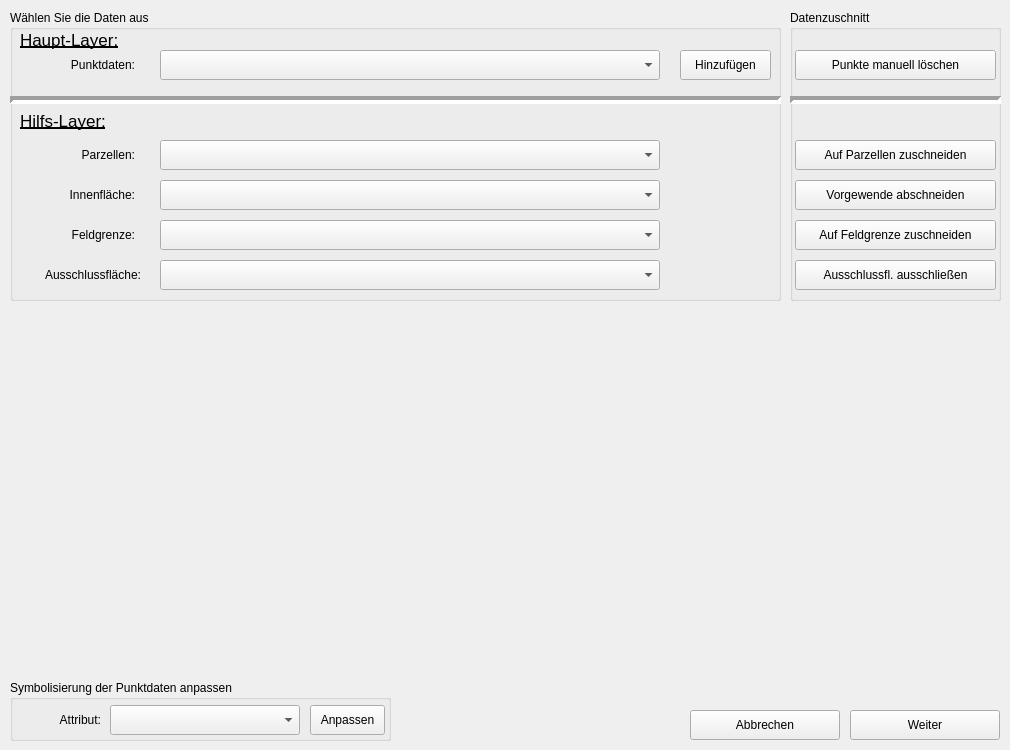
       <widget class="QWidget" name="tab_1">
        <attribute name="title">
         <string>Daten</string>
        </attribute>
        <widget class="QGroupBox" name="groupBox_Daten">
         <property name="geometry">
          <rect>
           <x>10</x>
           <y>10</y>
           <width>771</width>
           <height>291</height>
          </rect>
         </property>
         <property name="title">
          <string>Wählen Sie die Daten aus</string>
         </property>
         <widget class="QgsMapLayerComboBox" name="mMapLayerComboBox_Daten">
          <property name="geometry">
           <rect>
            <x>150</x>
            <y>40</y>
            <width>500</width>
            <height>30</height>
           </rect>
          </property>
          <property name="currentIndex">
           <number>-1</number>
          </property>
          <property name="allowEmptyLayer">
           <bool>true</bool>
          </property>
         </widget>
         <widget class="QgsMapLayerComboBox" name="mMapLayerComboBox_Parzellen">
          <property name="geometry">
           <rect>
            <x>150</x>
            <y>130</y>
            <width>500</width>
            <height>30</height>
           </rect>
          </property>
          <property name="currentIndex">
           <number>-1</number>
          </property>
          <property name="allowEmptyLayer">
           <bool>true</bool>
          </property>
         </widget>
         <widget class="QgsMapLayerComboBox" name="mMapLayerComboBox_Innenflaeche">
          <property name="geometry">
           <rect>
            <x>150</x>
            <y>170</y>
            <width>500</width>
            <height>30</height>
           </rect>
          </property>
          <property name="currentIndex">
           <number>-1</number>
          </property>
          <property name="allowEmptyLayer">
           <bool>true</bool>
          </property>
         </widget>
         <widget class="QLabel" name="label">
          <property name="geometry">
           <rect>
            <x>34</x>
            <y>40</y>
            <width>91</width>
            <height>30</height>
           </rect>
          </property>
          <property name="text">
           <string>Punktdaten:</string>
          </property>
          <property name="alignment">
           <set>Qt::AlignRight|Qt::AlignTrailing|Qt::AlignVCenter</set>
          </property>
         </widget>
         <widget class="QLabel" name="label_2">
          <property name="geometry">
           <rect>
            <x>24</x>
            <y>130</y>
            <width>101</width>
            <height>30</height>
           </rect>
          </property>
          <property name="text">
           <string>Parzellen:</string>
          </property>
          <property name="alignment">
           <set>Qt::AlignRight|Qt::AlignTrailing|Qt::AlignVCenter</set>
          </property>
         </widget>
         <widget class="QLabel" name="label_3">
          <property name="geometry">
           <rect>
            <x>24</x>
            <y>170</y>
            <width>101</width>
            <height>30</height>
           </rect>
          </property>
          <property name="text">
           <string>Innenfläche:</string>
          </property>
          <property name="alignment">
           <set>Qt::AlignRight|Qt::AlignTrailing|Qt::AlignVCenter</set>
          </property>
         </widget>
         <widget class="QPushButton" name="pushButton">
          <property name="geometry">
           <rect>
            <x>670</x>
            <y>40</y>
            <width>91</width>
            <height>30</height>
           </rect>
          </property>
          <property name="text">
           <string>Hinzufügen</string>
          </property>
         </widget>
         <widget class="QgsMapLayerComboBox" name="mMapLayerComboBox_Feldgrenze">
          <property name="geometry">
           <rect>
            <x>150</x>
            <y>210</y>
            <width>500</width>
            <height>30</height>
           </rect>
          </property>
          <property name="currentIndex">
           <number>-1</number>
          </property>
          <property name="allowEmptyLayer">
           <bool>true</bool>
          </property>
         </widget>
         <widget class="QLabel" name="label_4">
          <property name="geometry">
           <rect>
            <x>24</x>
            <y>210</y>
            <width>101</width>
            <height>30</height>
           </rect>
          </property>
          <property name="text">
           <string>Feldgrenze:</string>
          </property>
          <property name="alignment">
           <set>Qt::AlignRight|Qt::AlignTrailing|Qt::AlignVCenter</set>
          </property>
         </widget>
         <widget class="QgsMapLayerComboBox" name="mMapLayerComboBox_AF">
          <property name="geometry">
           <rect>
            <x>150</x>
            <y>250</y>
            <width>500</width>
            <height>30</height>
           </rect>
          </property>
          <property name="currentIndex">
           <number>-1</number>
          </property>
          <property name="allowEmptyLayer">
           <bool>true</bool>
          </property>
         </widget>
         <widget class="QLabel" name="label_5">
          <property name="geometry">
           <rect>
            <x>0</x>
            <y>250</y>
            <width>131</width>
            <height>30</height>
           </rect>
          </property>
          <property name="text">
           <string>Ausschlussfläche:</string>
          </property>
          <property name="alignment">
           <set>Qt::AlignRight|Qt::AlignTrailing|Qt::AlignVCenter</set>
          </property>
         </widget>
         <widget class="Line" name="line">
          <property name="geometry">
           <rect>
            <x>0</x>
            <y>80</y>
            <width>771</width>
            <height>20</height>
           </rect>
          </property>
          <property name="frameShadow">
           <enum>QFrame::Sunken</enum>
          </property>
          <property name="lineWidth">
           <number>4</number>
          </property>
          <property name="midLineWidth">
           <number>0</number>
          </property>
          <property name="orientation">
           <enum>Qt::Horizontal</enum>
          </property>
         </widget>
         <widget class="QLabel" name="label_hLayer">
          <property name="geometry">
           <rect>
            <x>10</x>
            <y>90</y>
            <width>131</width>
            <height>41</height>
           </rect>
          </property>
          <property name="font">
           <font>
            <pointsize>13</pointsize>
            <weight>50</weight>
            <bold>false</bold>
            <underline>true</underline>
           </font>
          </property>
          <property name="text">
           <string>Hilfs-Layer:</string>
          </property>
         </widget>
         <widget class="QLabel" name="label_hLayer_2">
          <property name="geometry">
           <rect>
            <x>10</x>
            <y>20</y>
            <width>111</width>
            <height>19</height>
           </rect>
          </property>
          <property name="font">
           <font>
            <pointsize>13</pointsize>
            <weight>50</weight>
            <bold>false</bold>
            <underline>true</underline>
           </font>
          </property>
          <property name="text">
           <string>Haupt-Layer:</string>
          </property>
         </widget>
        </widget>
        <widget class="QGroupBox" name="groupBox_Zuschnitt">
         <property name="geometry">
          <rect>
           <x>790</x>
           <y>10</y>
           <width>211</width>
           <height>291</height>
          </rect>
         </property>
         <property name="title">
          <string>Datenzuschnitt</string>
         </property>
         <widget class="QPushButton" name="cutFB">
          <property name="geometry">
           <rect>
            <x>5</x>
            <y>170</y>
            <width>201</width>
            <height>30</height>
           </rect>
          </property>
          <property name="text">
           <string>Vorgewende abschneiden</string>
          </property>
         </widget>
         <widget class="QPushButton" name="cutPlot">
          <property name="geometry">
           <rect>
            <x>5</x>
            <y>130</y>
            <width>201</width>
            <height>30</height>
           </rect>
          </property>
          <property name="text">
           <string>Auf Parzellen zuschneiden</string>
          </property>
         </widget>
         <widget class="QPushButton" name="cutPoints">
          <property name="geometry">
           <rect>
            <x>5</x>
            <y>40</y>
            <width>201</width>
            <height>30</height>
           </rect>
          </property>
          <property name="text">
           <string>Punkte manuell löschen</string>
          </property>
         </widget>
         <widget class="QPushButton" name="cutFG">
          <property name="geometry">
           <rect>
            <x>5</x>
            <y>210</y>
            <width>201</width>
            <height>30</height>
           </rect>
          </property>
          <property name="text">
           <string>Auf Feldgrenze zuschneiden</string>
          </property>
         </widget>
         <widget class="QPushButton" name="cutAF">
          <property name="geometry">
           <rect>
            <x>5</x>
            <y>250</y>
            <width>201</width>
            <height>30</height>
           </rect>
          </property>
          <property name="text">
           <string>Ausschlussfl. ausschließen</string>
          </property>
         </widget>
         <widget class="Line" name="line_2">
          <property name="geometry">
           <rect>
            <x>0</x>
            <y>80</y>
            <width>211</width>
            <height>20</height>
           </rect>
          </property>
          <property name="frameShadow">
           <enum>QFrame::Sunken</enum>
          </property>
          <property name="lineWidth">
           <number>4</number>
          </property>
          <property name="orientation">
           <enum>Qt::Horizontal</enum>
          </property>
         </widget>
        </widget>
        <widget class="QPushButton" name="exitButton">
         <property name="geometry">
          <rect>
           <x>690</x>
           <y>710</y>
           <width>150</width>
           <height>30</height>
          </rect>
         </property>
         <property name="text">
          <string>Abbrechen</string>
         </property>
        </widget>
        <widget class="QGroupBox" name="groupBox_Symbol">
         <property name="geometry">
          <rect>
           <x>10</x>
           <y>680</y>
           <width>381</width>
           <height>61</height>
          </rect>
         </property>
         <property name="title">
          <string>Symbolisierung der Punktdaten anpassen</string>
         </property>
         <widget class="QComboBox" name="columnComboBox">
          <property name="geometry">
           <rect>
            <x>100</x>
            <y>25</y>
            <width>190</width>
            <height>30</height>
           </rect>
          </property>
         </widget>
         <widget class="QPushButton" name="SymbButton">
          <property name="geometry">
           <rect>
            <x>300</x>
            <y>25</y>
            <width>75</width>
            <height>30</height>
           </rect>
          </property>
          <property name="text">
           <string>Anpassen</string>
          </property>
         </widget>
         <widget class="QLabel" name="label_6">
          <property name="geometry">
           <rect>
            <x>20</x>
            <y>25</y>
            <width>71</width>
            <height>30</height>
           </rect>
          </property>
          <property name="text">
           <string>Attribut:</string>
          </property>
          <property name="alignment">
           <set>Qt::AlignRight|Qt::AlignTrailing|Qt::AlignVCenter</set>
          </property>
         </widget>
        </widget>
        <widget class="QPushButton" name="WeiterButton">
         <property name="geometry">
          <rect>
           <x>850</x>
           <y>710</y>
           <width>150</width>
           <height>30</height>
          </rect>
         </property>
         <property name="text">
          <string>Weiter</string>
         </property>
        </widget>
        <widget class="QWidget" name="mapWidget" native="true">
         <property name="geometry">
          <rect>
           <x>0</x>
           <y>310</y>
           <width>1001</width>
           <height>371</height>
          </rect>
         </property>
        </widget>
       </widget>
